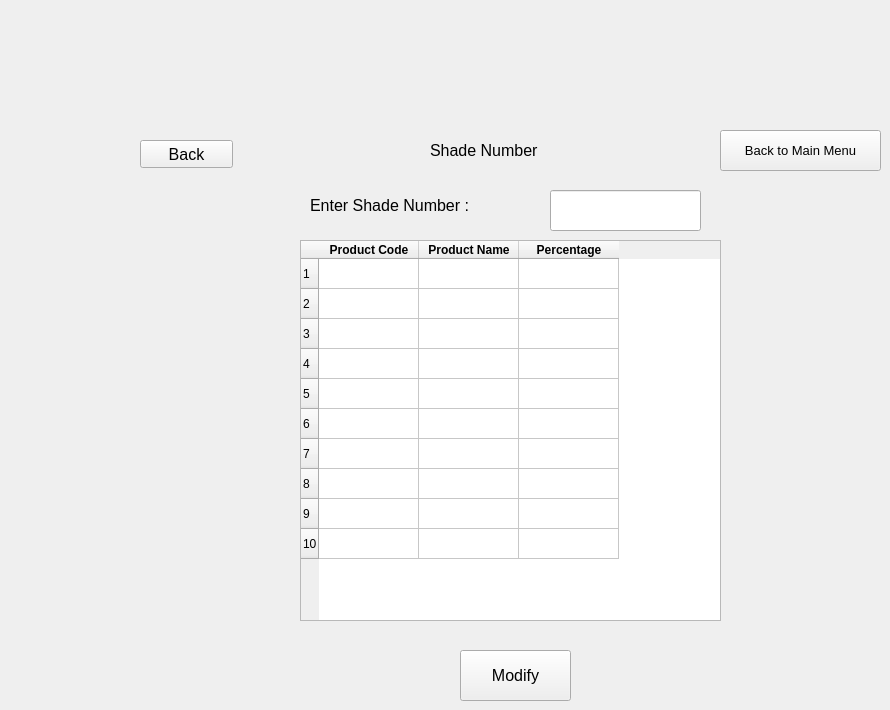
    <widget class="QWidget" name="new_shade_modify_2">
     <widget class="QPushButton" name="rm_new_modify_confirm_2">
      <property name="geometry">
       <rect>
        <x>460</x>
        <y>650</y>
        <width>111</width>
        <height>51</height>
       </rect>
      </property>
      <property name="font">
       <font>
        <pointsize>12</pointsize>
       </font>
      </property>
      <property name="text">
       <string>Modify</string>
      </property>
     </widget>
     <widget class="QLineEdit" name="shade_new__modify_number">
      <property name="geometry">
       <rect>
        <x>550</x>
        <y>190</y>
        <width>151</width>
        <height>41</height>
       </rect>
      </property>
      <property name="font">
       <font>
        <pointsize>12</pointsize>
       </font>
      </property>
     </widget>
     <widget class="QLabel" name="label_108">
      <property name="geometry">
       <rect>
        <x>430</x>
        <y>130</y>
        <width>151</width>
        <height>41</height>
       </rect>
      </property>
      <property name="font">
       <font>
        <pointsize>12</pointsize>
       </font>
      </property>
      <property name="text">
       <string>Shade Number</string>
      </property>
     </widget>
     <widget class="QPushButton" name="pushButton_22">
      <property name="geometry">
       <rect>
        <x>720</x>
        <y>130</y>
        <width>161</width>
        <height>41</height>
       </rect>
      </property>
      <property name="font">
       <font>
        <pointsize>10</pointsize>
       </font>
      </property>
      <property name="text">
       <string>Back to Main Menu</string>
      </property>
     </widget>
     <widget class="QLabel" name="label_109">
      <property name="geometry">
       <rect>
        <x>310</x>
        <y>180</y>
        <width>211</width>
        <height>51</height>
       </rect>
      </property>
      <property name="font">
       <font>
        <pointsize>12</pointsize>
       </font>
      </property>
      <property name="text">
       <string>Enter Shade Number :</string>
      </property>
     </widget>
     <widget class="QPushButton" name="back_add_rm_10">
      <property name="geometry">
       <rect>
        <x>140</x>
        <y>140</y>
        <width>93</width>
        <height>28</height>
       </rect>
      </property>
      <property name="font">
       <font>
        <pointsize>12</pointsize>
       </font>
      </property>
      <property name="text">
       <string>Back</string>
      </property>
     </widget>
     <widget class="QTableWidget" name="shade_new_modify_details_table">
      <property name="geometry">
       <rect>
        <x>300</x>
        <y>240</y>
        <width>421</width>
        <height>381</height>
       </rect>
      </property>
      <property name="rowCount">
       <number>10</number>
      </property>
      <row/>
      <row/>
      <row/>
      <row/>
      <row/>
      <row/>
      <row/>
      <row/>
      <row/>
      <row/>
      <column>
       <property name="text">
        <string>Product Code</string>
       </property>
       <property name="font">
        <font>
         <weight>75</weight>
         <bold>true</bold>
        </font>
       </property>
      </column>
      <column>
       <property name="text">
        <string>Product Name</string>
       </property>
       <property name="font">
        <font>
         <weight>75</weight>
         <bold>true</bold>
        </font>
       </property>
      </column>
      <column>
       <property name="text">
        <string>Percentage</string>
       </property>
       <property name="font">
        <font>
         <weight>75</weight>
         <bold>true</bold>
        </font>
       </property>
      </column>
     </widget>
    </widget>
